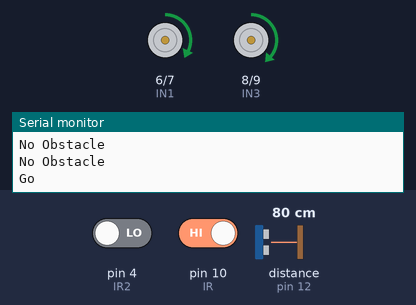
This sketch was run on a simulated Arduino Mega 2560, built with avr-gcc and run on an emulated ATmega2560. Parts: motor-driver pin pairs drawn as motors (green arrow = first pin HIGH = forward, orange = second pin HIGH = backward, longer = more drive, scaled by the enable pin), the last lines printed to the serial monitor. The test bench sets the inputs (shaded band); at power-on: distance to the obstacle (sensor on pin 12) 80 cm, pin 4 (IR2) LOW, pin 10 (IR) HIGH. The echo pulse lasts 58.3 µs per cm.

Above: at 1.2 s.
1.3 s: distance to the obstacle (sensor on pin 12) set to 14 cm
4.3 s: distance to the obstacle (sensor on pin 12) set to 11 cm
At 5.2 s:
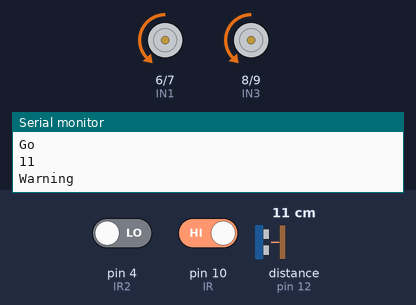
At 7.2 s:
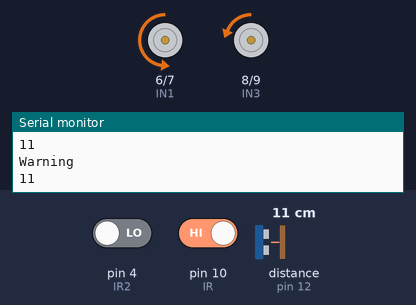
7.3 s: pin 4 (IR2) driven HIGH
At 8.2 s:
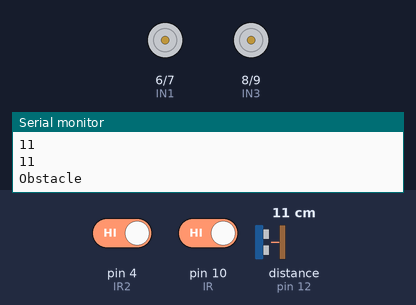
10.3 s: distance to the obstacle (sensor on pin 12) set to 18 cm
12.3 s: distance to the obstacle (sensor on pin 12) set to 2 cm
At 15.2 s:
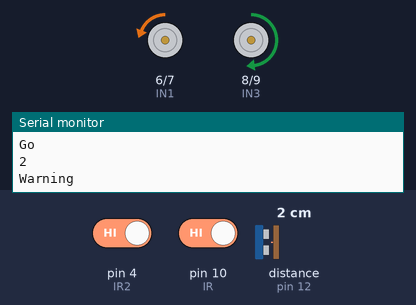
15.3 s: distance to the obstacle (sensor on pin 12) set to 35 cm
Timing chart, 0 to 19.3 s (numbered marks = the images above; inputs shaded):
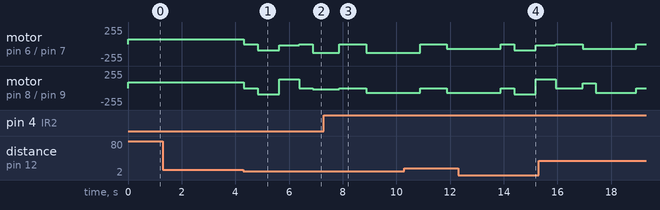

Measured:
- the behaviour switches between 13 and 12 cm on distance to the obstacle (sensor on pin 12) (found by bisection; images 0 and 1)

The sketch:

xyz.ino
```cpp
#include <NewPing.h>
NewPing eye(11, 12, 30); //(Trig, echo, max)

const int ENA = 3;
const int ENB = 5;

const int IN1 = 6;
const int IN2 = 7;
const int IN3 = 8;
const int IN4 = 9;

const int IR = 10;
const int IR2 = 4;

int NowhereToGo = 0;

const int biggerMovingTime = 1000; //in ms
const int movingTime = 750;    //in ms
const int backTime = 300;      //in ms
const int Dist = 12;           //in cm
const int walk = 70;          //PWM speed
const int xtra = 15;          //for balance to make straight
const int turnHigh = 130;
const int turnLow = 20;        //PWM speed


void goForward() {
  analogWrite(ENA, walk);
  analogWrite(ENB, walk+xtra);

  digitalWrite(IN1, HIGH);
  digitalWrite(IN2, LOW);
  digitalWrite(IN3, HIGH);
  digitalWrite(IN4, LOW);
}


void There() {

     delay(500);
     //get_back
     analogWrite(ENA, 90);
     analogWrite(ENB, 90);

     digitalWrite(IN1, LOW);
     digitalWrite(IN2, HIGH);
     digitalWrite(IN3, LOW);
     digitalWrite(IN4, HIGH);
     delay(backTime);

     delay(500);
     //turn_left
     analogWrite(ENA, turnLow);
     analogWrite(ENB, turnHigh);

     digitalWrite(IN1, LOW);
     digitalWrite(IN2, HIGH);
     digitalWrite(IN3, HIGH);
     digitalWrite(IN4, LOW);
     delay(movingTime);

     analogWrite(ENA, 0);
     analogWrite(ENB, 0);

     int distance = eye.ping_cm();
     Serial.println(distance);
     if(distance > Dist || distance == 0) {
        return;
     }

     delay(500);
     //turn_right
     analogWrite(ENA, turnHigh);
     analogWrite(ENB, turnLow);

     digitalWrite(IN1, LOW);
     digitalWrite(IN2, HIGH);
     digitalWrite(IN3, LOW);
     digitalWrite(IN4, HIGH);
     delay(biggerMovingTime);

     analogWrite(ENA, 0);
     analogWrite(ENB, 0);

    distance = eye.ping_cm();
    Serial.println(distance);
    if(distance > Dist || distance == 0 ) {
      return;
    }

    else {
      NowhereToGo = 1;
    }
}


void setup() {
  Serial.begin(9600);

  pinMode (IN1, OUTPUT);
  pinMode (IN2, OUTPUT);
  pinMode (IN3, OUTPUT);
  pinMode (IN4, OUTPUT);
  pinMode (ENA, OUTPUT);
  pinMode (ENB, OUTPUT);

  pinMode(IR, INPUT);
  pinMode(IR2, INPUT);

}


void downfall() {
  analogWrite(ENA, 0);
  analogWrite(ENB, 0);
  delay(1000);

  analogWrite(ENA, walk);
  analogWrite(ENB, walk);
  delay(500);

  digitalWrite(IN1, LOW);
  digitalWrite(IN2, HIGH);
  digitalWrite(IN3, LOW);
  digitalWrite(IN4, HIGH);
  delay(2*movingTime);

  analogWrite(ENA, 0);
  analogWrite(ENB, 0);
}


void loop() {

  NowhereToGo = 0;

  int distance = eye.ping_cm();
  Serial.println(distance);

  if(distance > 0 && distance <= Dist){
     analogWrite(ENA, 0);
     analogWrite(ENB, 0);
     Serial.println("Warning");

     There();
  }


  else if (1) {
    int IRStatus = digitalRead(IR);
     if (IRStatus == 0) {            //0 means obstacle
        analogWrite(ENA, 0);
        analogWrite(ENB, 0);
        Serial.println("Obstacle");

        There();
     }
     else {
        Serial.println("No Obstacle");
     }
  }


  if(1) {
    int IRStatus2 = digitalRead(IR2);
     if (IRStatus2 == 1) {            //1 means no obstacle
        Serial.println("Obstacle");
        downfall();
     }
     else {
        Serial.println("No Obstacle");
     }
  }


  if(!NowhereToGo) {
    Serial.println("Go");
    goForward();
  }
  else {
     Serial.println("Nowhere to go");
     analogWrite(ENA, 0);
     analogWrite(ENB, 0);
  }
}
```
